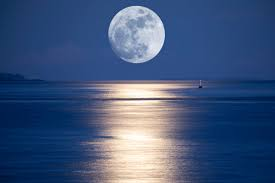
#> input picture lunar.jpg, 275 x 183 px
$ python hsv.py
#> lines starting #> are read from the running program, lines starting #| are printed output that depends on the picture; after the words box and inside, x2 and y2 are one past the last pixel; in counts of white or black regions, pixels touching at a corner belong together
import cv2

src = cv2.imread("lunar.jpg", cv2.IMREAD_COLOR)
#> src is the input picture: shape (183, 275, 3); mean B, G, R 123.6, 86.5, 64.8
# BGR에서 HSV형식으로 변경
hsv = cv2.cvtColor(src, cv2.COLOR_BGR2HSV)
#> hsv: shape (183, 275, 3); mean H, S, V 98.7, 158.1, 128.7

# 색상, 채도, 명도로 값을 각각 분리
h, s, v = cv2.split(hsv)
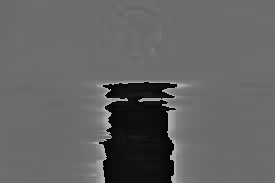
#> h: shape (183, 275); min 0, max 179, mean 98.7
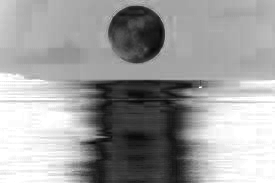
#> s: shape (183, 275); min 5, max 255, mean 158.1
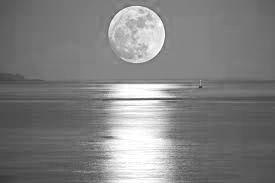
#> v: shape (183, 275); min 52, max 255, mean 128.7

# 색상 범위를 0~32로 설정(색상 범위는 0~180으로 설정)
h = cv2.inRange(h, 0, 32)
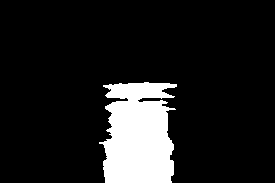
#> h: shape (183, 275); 12.3% white; 1 white region, box (x1, y1, x2, y2) and area: (99, 82, 177, 183) 6203
# bitwise_and(영상1, 영상2, 마스크(이진화영상))
# bitwsie_and는 영상1과 영상2의 동일한 부분만 표시하고 나머지 부분은 0으로 처리합니다.
# 마스크가 있는 경우에는 1만 표시하고 0은 제거한다
sunlight = cv2.bitwise_and(hsv, hsv, mask = h)
#> sunlight: shape (183, 275, 3); mean H, S, V 1.7, 5.6, 27.4
sunlight = cv2.cvtColor(sunlight, cv2.COLOR_HSV2BGR)
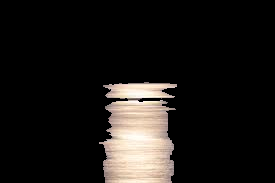
#> sunlight: shape (183, 275, 3); mean B, G, R 22.5, 24.7, 27.4

cv2.imshow("sunlight", sunlight)
cv2.waitKey()
cv2.destroyAllWindows()
